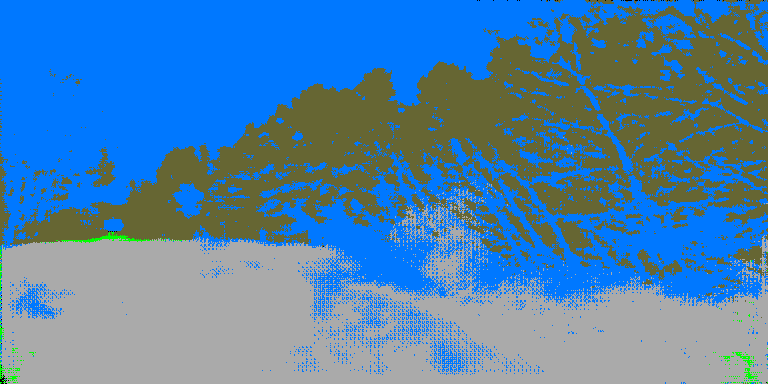
#> input picture predictions/12_pred.png, 768 x 384 px; its folder holds only this picture in this run
$ python preLabel.py
#> lines starting #> are read from the running program, lines starting #| are printed output that depends on the picture
import glob
import os

import cv2
import numpy as np
from tqdm import tqdm


def convert_prediction_to_1ch(img):
    """
    Converts colored prediction into one channel prediction ready to use with PixelAnnotationTool

    :param img: prediction image (BGR)
    :return: 1 channel label image
    """

    # Freiburg forest mapping from RBG to class id
    rgb_to_label_id = {
        (255, 255, 255): 0,  # Void
        (170, 170, 170): 1,  # Road
        (0, 255, 0): 2,  # Grass
        (102, 102, 51): 3,  # Vegetation
        (0, 60, 0): 3,  # Tree
        (0, 120, 255): 4,  # Sky
        (0, 0, 0): 5,  # Obstacle
    }

    img = cv2.cvtColor(img, cv2.COLOR_BGR2RGB)
    out = np.zeros(img.shape[:2], dtype=np.uint8)
    for k, v in rgb_to_label_id.items():
        out[(img == k).all(axis=2)] = v
    return out


# Iterate over all prediction images in folder 'predictions'
pred_image_paths = glob.glob('./predictions/*pred.png')
for pred_image_path in tqdm(pred_image_paths):
    # Read prediction image
    pred_image = cv2.imread(pred_image_path)
#> pred_image is the input picture: shape (384, 768, 3); mean B, G, R 171.3, 129.8, 78.7

    # Extract file index to later name the output
    file_index = (os.path.splitext(os.path.basename(pred_image_path))[0]).split('_')[0]

    # Covert colored prediction to 1 channel
    watershed_image = convert_prediction_to_1ch(pred_image)
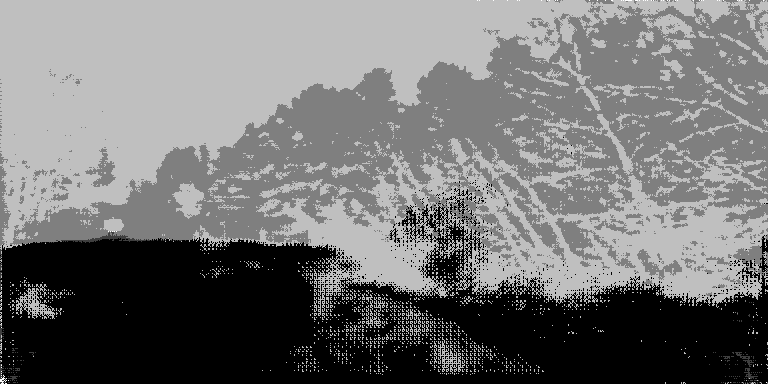
#> watershed_image: shape (384, 768); min 1, max 5, mean 2.83; drawn with min black and max white
    manual_image = watershed_image.copy()

    # Write output on disk with the appropriate filename
    cv2.imwrite('images/' + file_index + '_rgb_mask.png', manual_image)
    cv2.imwrite('images/' + file_index + '_rgb_watershed_mask.png', watershed_image)

$ run again, on predictions/2661_pred.png
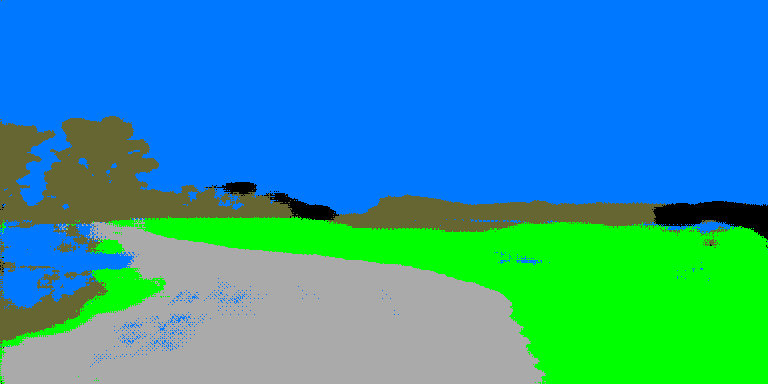
#> input picture predictions/2661_pred.png, 768 x 384 px
#> pred_image is the input picture: shape (384, 768, 3); mean B, G, R 168.5, 151.7, 41.7
#> `watershed_image = convert_prediction_to_1ch(pred_image)`:
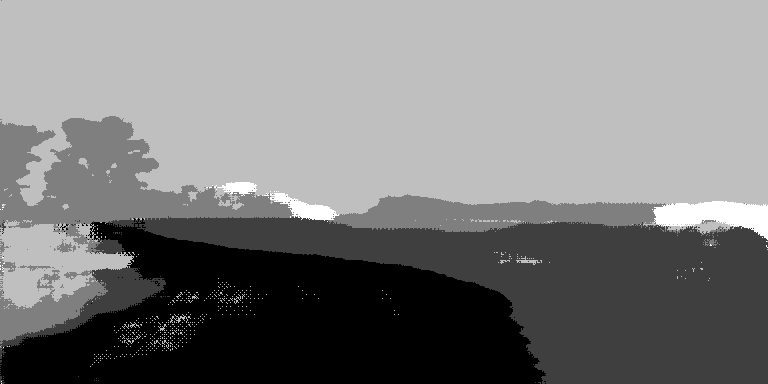
#> watershed_image: shape (384, 768); min 1, max 5, mean 2.97; drawn with min black and max white

$ run again, on predictions/5_pred.png
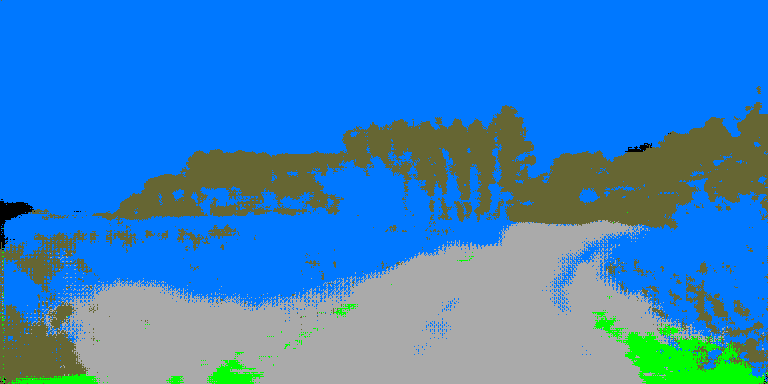
#> input picture predictions/5_pred.png, 768 x 384 px
#> pred_image is the input picture: shape (384, 768, 3); mean B, G, R 197.1, 130.3, 53
#> `watershed_image = convert_prediction_to_1ch(pred_image)`:
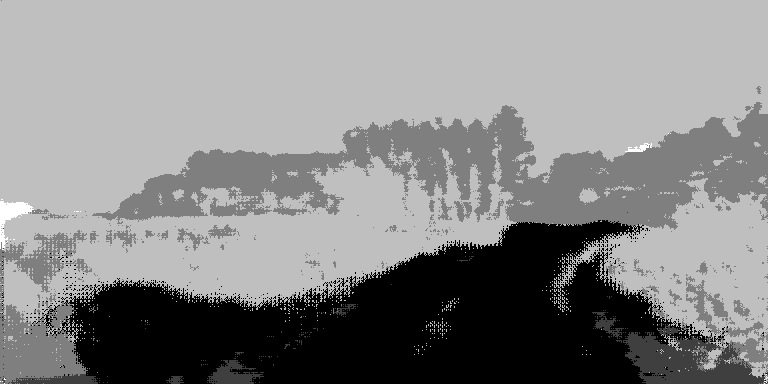
#> watershed_image: shape (384, 768); min 1, max 5, mean 3.16; drawn with min black and max white
